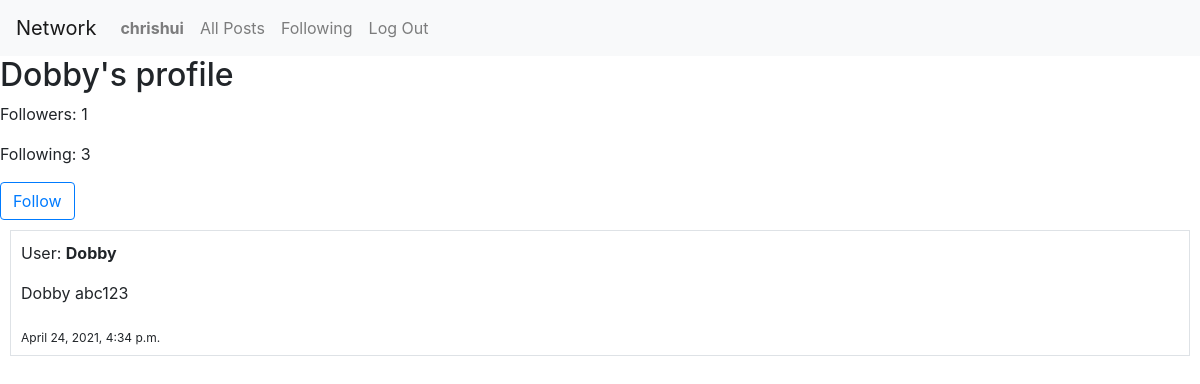
/profile/5 (signed in), run on an earlier commit of the app's database.
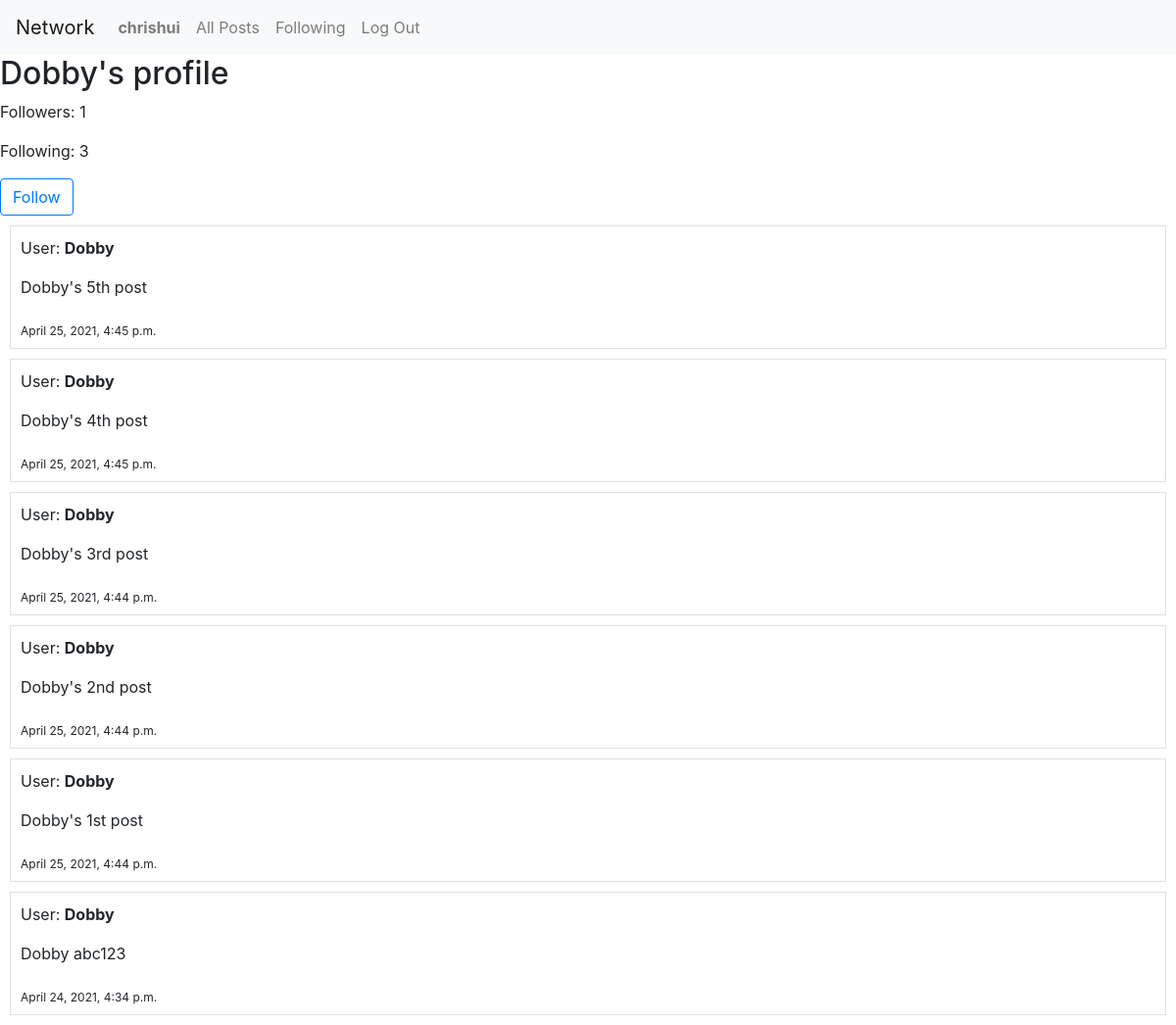
And on a later commit of the database.
### network/models.py (models this page shows, shortened)
class TimeStampMixin(models.Model):
    created_at = models.DateTimeField(auto_now_add=True)
    updated_at = models.DateTimeField(auto_now=True)
    class Meta:
        abstract = True

class Post(TimeStampMixin):
    user = models.ForeignKey(User, on_delete=models.CASCADE)
    content = models.CharField(max_length = 64)

class User(AbstractUser):
    pass

### network/views.py (the view)
# urls.py: path("profile/<int:user_id>", views.profile, name="profile"),
def profile(request, user_id):
    target_user = User.objects.get(id=user_id)
    user = request.user
    posts_chronological = []
    for object in Post.objects.filter(user=target_user):
        posts_chronological.insert(0,object)
    following_check = Profile.objects.filter(user=user, following=target_user).exists()
    following_count = len(Profile.objects.filter(user=target_user).values('following'))
    followers_count = len(Profile.objects.filter(user=target_user).values('followers'))
    return render(request, "network/profile.html", {
        "posts": posts_chronological,
        "profile": target_user,
        "following_check": following_check,
        "following_count": following_count,
        "followers_count": followers_count,
    })

### network/templates/network/profile.html (shortened to what this page needs)
{% extends "network/layout.html" %}
{% block body %}
  <h2> {{ profile.username }}'s profile</h2>
  <p> Followers: {{followers_count}}</p>
  <p> Following: {{following_count}}</p>
  {% if user.id != profile.id %}
    <form action="{% url 'follow' profile.id %}" method="post">
      {% if following_check == False %}
        <input type="submit" value="Follow" class="btn btn-outline-primary" />
      {% endif %}
    </form>
  {% endif %}
  {% for post in posts %}
    <div class="border" style="margin: 10px; padding: 10px;">
      <p>User:  <b> {{ post.user }} </b></p>
      <p> {{ post.content }} </p>
      <sub> {{ post.created_at }}</sub>
    </div>
  {% endfor %}
{% endblock %}

What changed in the data, as far as the page shows it:
added Post: user "Dobby", content "Dobby's 5th post", created_at "April 25, 2021, 4:45 p.m."
added Post: user "Dobby", content "Dobby's 4th post", created_at "April 25, 2021, 4:45 p.m."
added Post: user "Dobby", content "Dobby's 3rd post", created_at "April 25, 2021, 4:44 p.m."
added Post: user "Dobby", content "Dobby's 2nd post", created_at "April 25, 2021, 4:44 p.m."
added Post: user "Dobby", content "Dobby's 1st post", created_at "April 25, 2021, 4:44 p.m."
